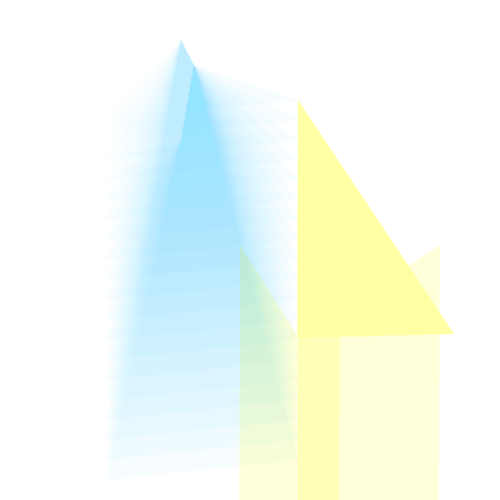
Frame 1 (no input)
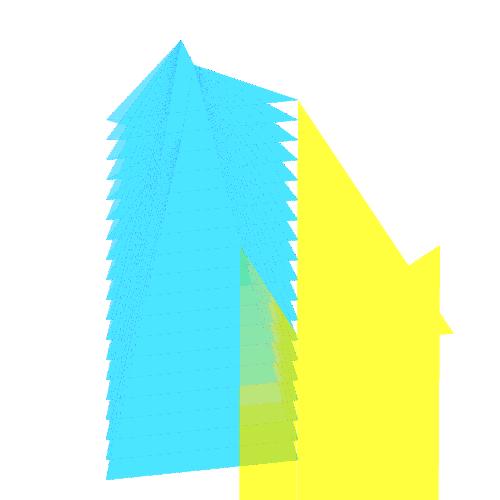
Frame 60 (the mouse pressed at the canvas centre just before this capture)
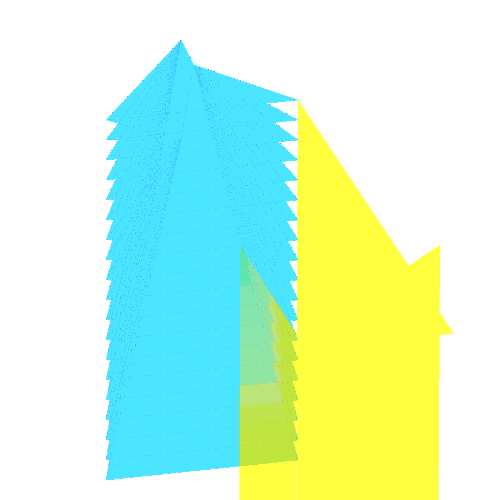
Frame 120 (the mouse held since frame 60 and released just before this capture)

The Processing sketch that drew these frames (run headless with seeded random() and noise(); from frame 60 on, the mouse is pressed at the canvas centre):

// Processing sketch: processing_87854
// ── processing_87854.pde

//NESTED FOR LOOPS
//with IF STATEMENTS

void setup () {
size(500, 500);

noStroke();
background(255);

}

void draw() {

for (int x = 30; x< width-20; x+=100)
{
  for (int y = 100; y<height-20; y+=20)
  {
 
    if (x<=width/3) {
      fill(42,187,255,5);
      beginShape();
      vertex (106,y+20);
      vertex (181,x+10);
      vertex (194,130/2);
      vertex (298,y);
      endShape();
    }
    
    else {
      fill(255,222,42,2);
      beginShape();
      vertex (x+10,245);
      vertex (299,338);
      vertex (454,334);
      vertex (298,100);
      vertex (200, x*100);
      endShape();
    }
  }
}
}
